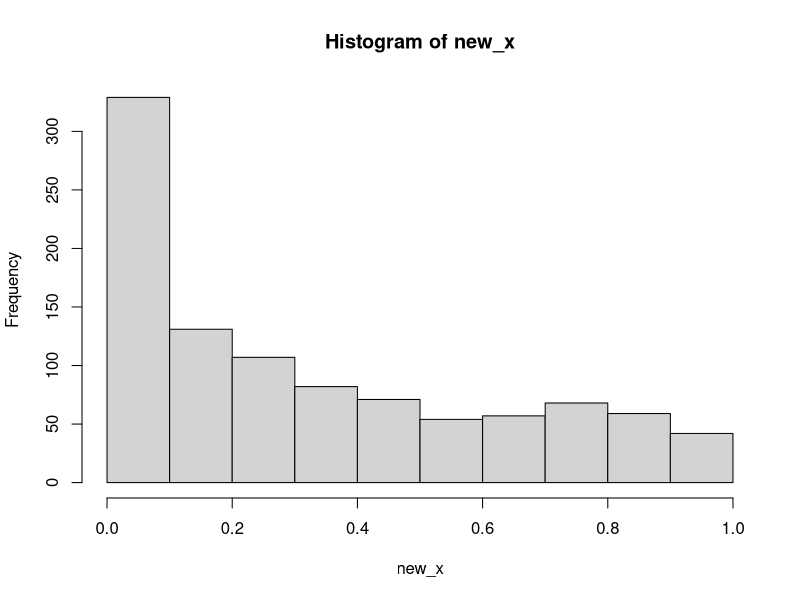
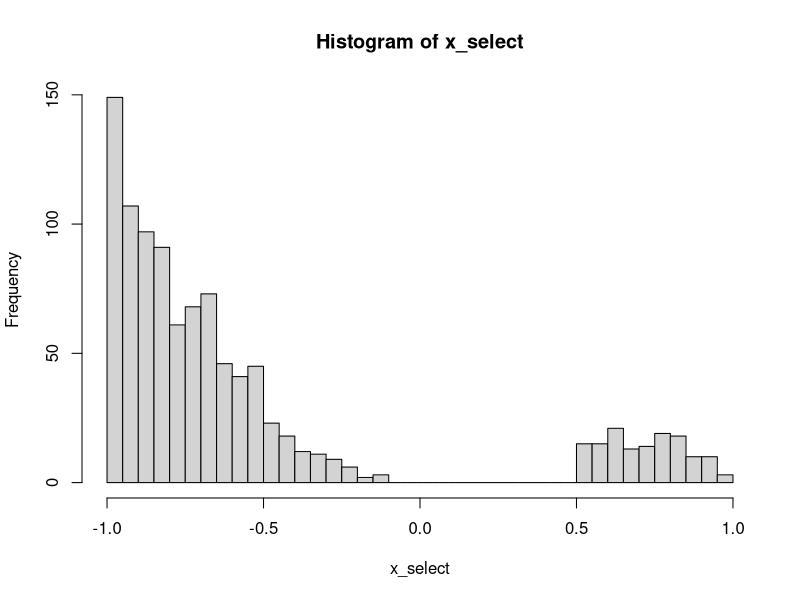
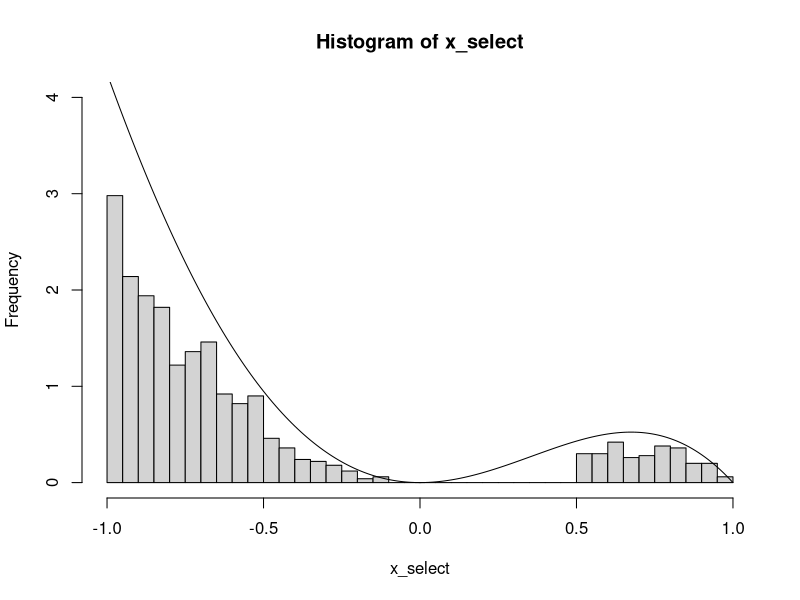
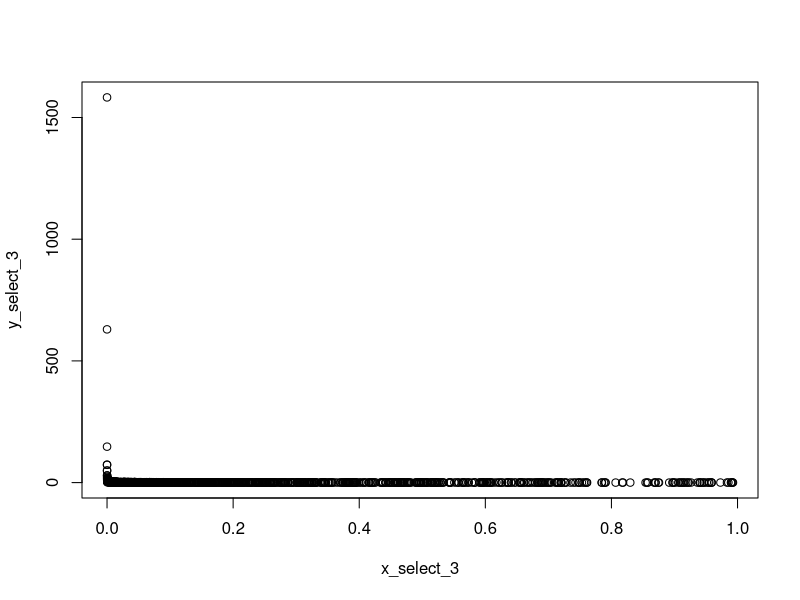
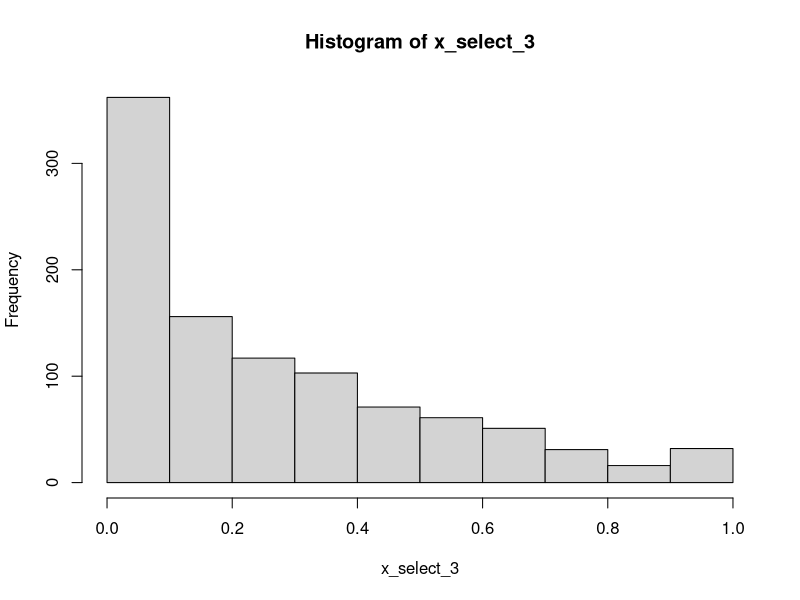
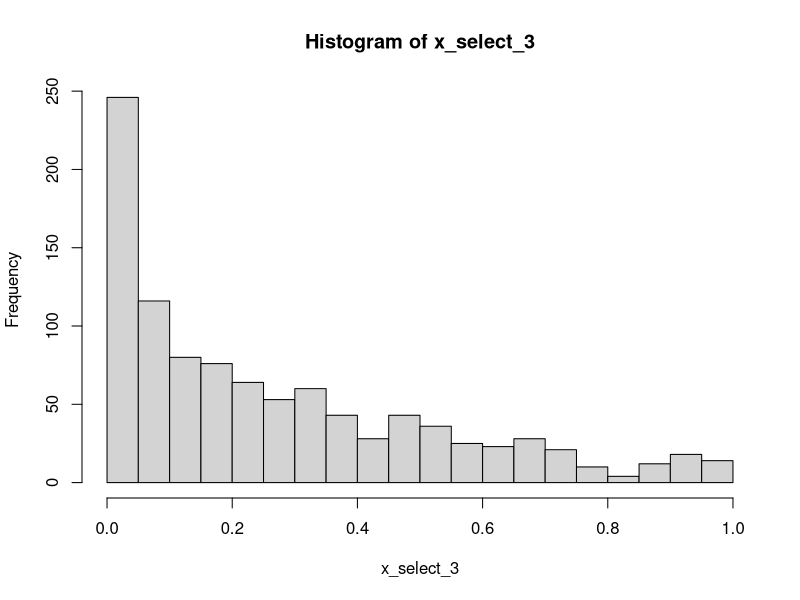
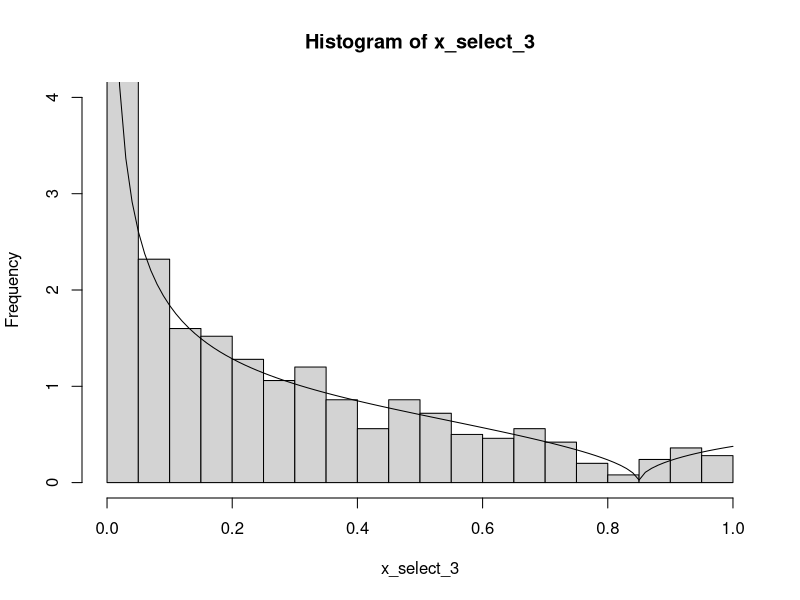
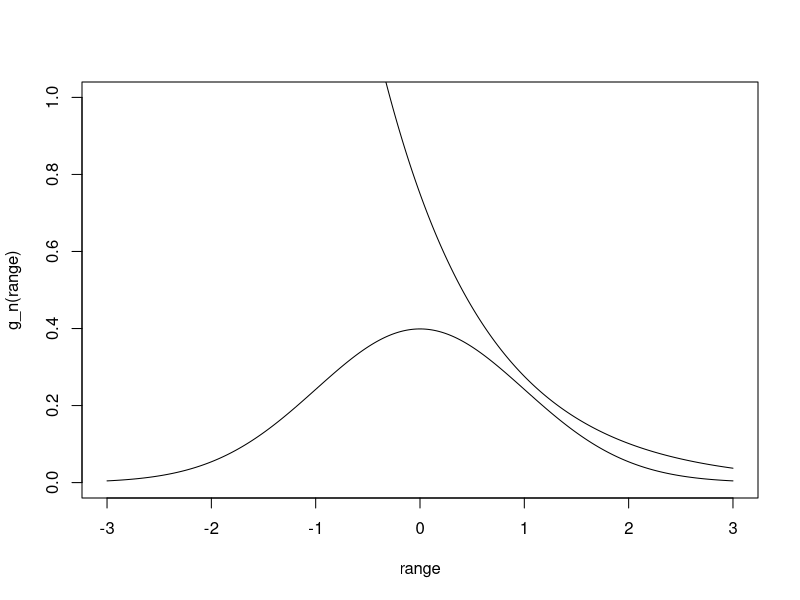

Reproduce these figures in R, in order.
library(dplyr)
###question 1
# A
# yes it is

# find inverse CDF and put uniform dist in it to generate new samples with pdf of f
unif<-runif(1000,0,1)
new_x<-unif^2
hist(new_x)

###question 2
g <- function(x) {
  ((sin(x))**2)*abs(x**3+2*x-3)
  
}

re_run<-0
f_x<-rep(0,1000)
x_select<-c()
y_select<-c()
M<-4.5

for (i in 1:length(f_x)) {
  repeat{
    
    x<-runif(1,-1,1)
    y<-runif(1,0,M)
    re_run<-re_run+1
    if(((x > -1 & x<0)| (x>0.5 &x<1)) & 0<=y & y<=g(x)){break}
  }
  x_select<-c(x_select,x)
  y_select<-c(y_select,y)
}

his<-hist(x_select,breaks = 30)
str(his)
his$counts
his$counts<-his$counts/(sum(his$counts)*0.05)
plot(his,ylim = c(0,4))
# 

range<-seq(-1,1,0.01)
lines(range,g(range),type = 'l')


## ----c-----
g_val<- 1000/re_run*2*4.5
c2<-1/g_val
c2
# c = 0.6196667


#question 3
p_3 <- function(x) {
  (x^-0.5)/2
  
}
g_3<-function(x){
  (x^-0.5)/2*abs((cos(x**2+x)))**0.5
}
run_3<-0
p_y<-rep(0,1000)
x_select_3<-c()
y_select_3<-c()
for (i in 1:length(p_y)) {
    repeat{
      run_3<-run_3+1
      in_unif<-runif(1,0,1)
      x<-in_unif^2
      y<-runif(1,0,p_3(x))
      re_run<-re_run+1
      if(0<=y & y<=g_3(x)){break}
    }
  x_select_3<-c(x_select_3,x)
  y_select_3<-c(y_select_3,y)
  }

plot(x_select_3,y_select_3)
hist(x_select_3)

his1<-hist(x_select_3,breaks = 30)
str(his1)
his1$counts
his1$counts<-his1$counts/(sum(his1$counts)*0.05)
plot(his1,ylim = c(0,4))

##calcuate c
c_3<- 1/(1000/run_3)
# c_3 = 1.157


range<-seq(0,1,0.01)
lines(range,c_3*g_3(range),type = 'l')

###Question 4
#construct standard normal want to draw from normal so set g
g_n<-function(x){
  first<-1/sqrt(2*pi)
  second<-exp(-x^2/2)
  first*second
}

h<-function(x){
  0.5*exp(-x) # only need to consider half becuase it is symetric
}
range<-seq(-3,3,0.01)
M=1.5
plot(range,g_n(range),type = 'l',ylim = c(0,1))
lines(range,M*h(range))
#----find M such that g(x)<=Mh(x)


inv_cdf_mh_p<-function(x){
  -log(2-2*x) #x is from unif[0,1]
  #-log(x)
  #-log(1-1*x)
}

run_4<-0
s_4<-rep(0,100)
x_select_4<-c()
y_select_4<-c()
for (i in 1:length(s_4)) {
  repeat{
    run_4<-run_4+1
    x<-inv_cdf_mh_p(runif(1,0,1))
    y<-runif(1,0,M*h(x))
    if( 0<=y&y<=g_n(x)){break}
  }
  x_select_4<-c(x_select_4,x)
  y_select_4<-c(y_select_4,y)
}

# reject/accept
rej_act<-(run_4-100)/100
rej_act
#rej_act = 0.72
p_reject<-1-100/run_4
p_accpet <- 100/run_4
expected<-p_reject/p_accpet
expected
#expected = 0.72




# box muler
u_1<-runif(100)
u_2<-runif(100)
x_box_muller<-sqrt(-2*log(u_1))*cos(2*pi*u_2)
y_box_muller<-sqrt(-2*log(u_1))*sin(2*pi*u_2)
plot(x_box_muller,y_box_muller)
qqplot(y_box_muller,x_select_4,main = "QQ plot")


# Question 5
g_5<-function(x,y){
  x*exp(x*y)
}
run_5<-0
f5_x<-rep(0,1000)
x_select5<-c()
y_select5<-c()

for (i in 1:length(f5_x)) {
  repeat{
    x<-runif(1,1,2)
    y<-runif(1,0,1)
    g_x_y<-runif(1,1,g_5(2,1))
    run_5<-run_5+1
    if( 0<=g_x_y & g_x_y<=g_5(x,y)){break}
  }
  x_select5<-c(x_select5,x)
  y_select5<-c(y_select5,y)
}
plot(x_select5,y_select5)


###appendix for different approach
# q2

try_x<-runif(100000,-1,1)
try_x<-data.frame(try_x)
try_y<-runif(100000,0,4.5)
try_y<-data.frame(try_y)
i=0
run<-0
x_select_2<-c()
y_select_2<-c()
while (i<1000) {
  run<-run+1
  x<-sample_n(try_x,1)$try_x
  y<-sample_n(try_y,1)$try_y
  if(((x > -1 & x<0)| (x>0.5 &x<1)) & 0<=y & y<=g(x) ){
    x_select_2<-c(x_select_2,x)
    y_select_2<-c(y_select_2,y)
    i=i+1
  }
  
}

plot(x_select_2,y_select_2)